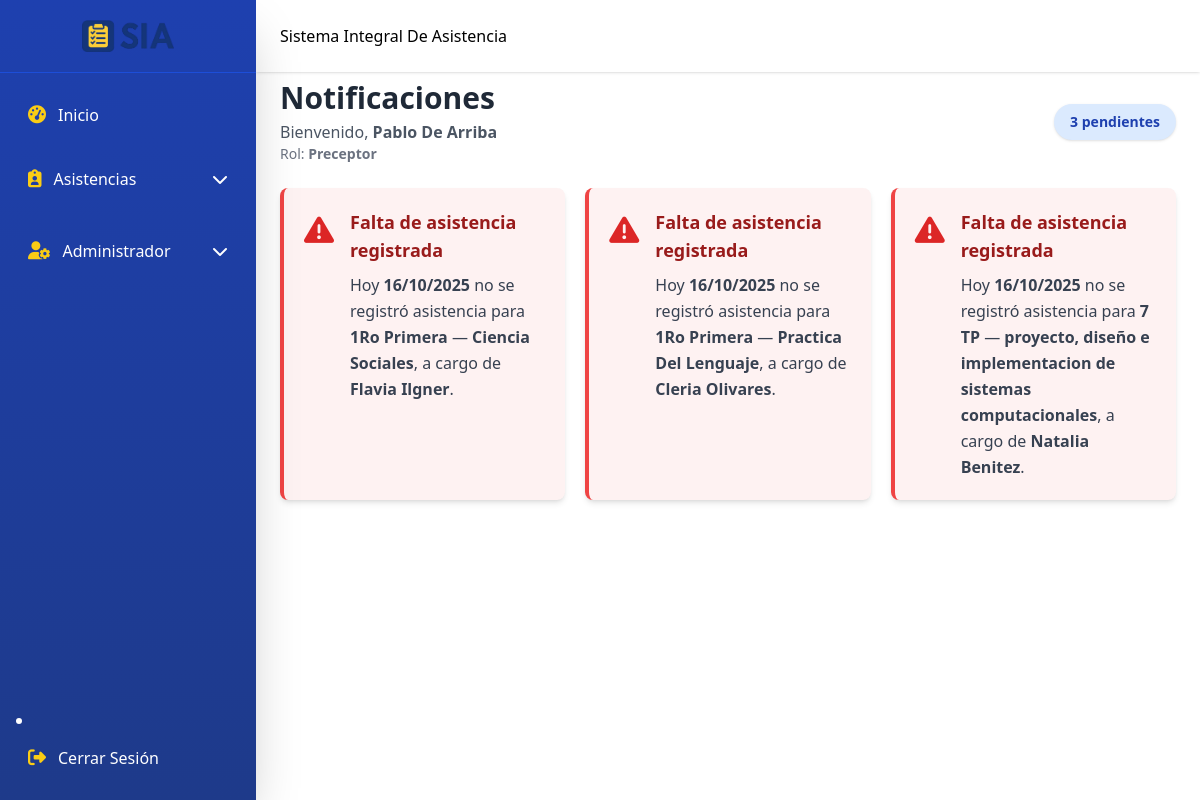
The page /index.php (signed in) on the database as committed earlier.
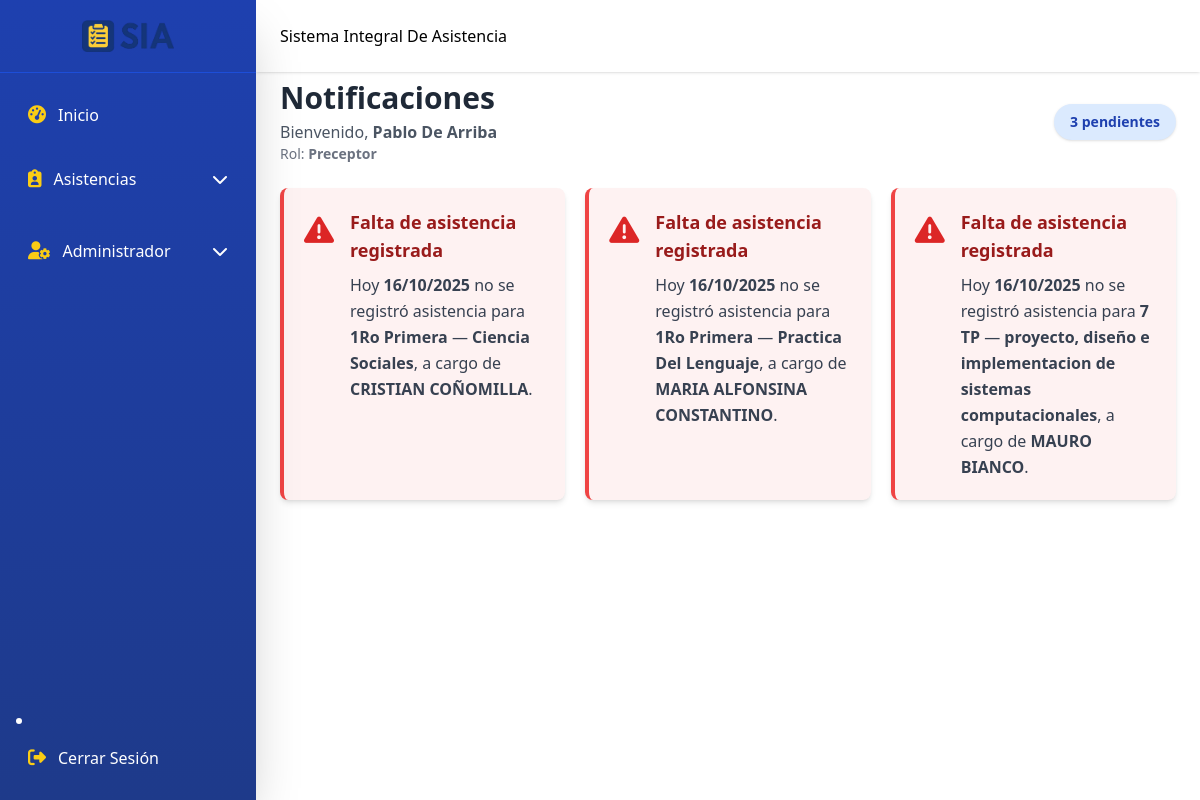
The same page on the database as committed later.
### tables this page shows
CREATE TABLE `courses` (
  `course_id` int(11) NOT NULL,
  `name` varchar(100) NOT NULL,
  `description` text DEFAULT NULL,
  `technical_degree` varchar(50) DEFAULT NULL
);

CREATE TABLE `teachers` (
  `teacher_id` int(11) NOT NULL,
  `user_id` int(11) DEFAULT NULL,
  `first_name` varchar(50) NOT NULL,
  `last_name` varchar(50) NOT NULL
);

CREATE TABLE `subjects` (
  `subject_id` int(11) NOT NULL,
  `name` varchar(100) NOT NULL,
  `description` text DEFAULT NULL,
  `course_id` int(11) DEFAULT NULL,
  `turno` enum('mañana','tarde') NOT NULL
);

### index.php (the view, shortened to what this page needs)
<?php
include 'includes/header.php';
include 'includes/sidebar.php';
include 'includes/navbar.php';
include 'includes/conn.php';
$today = (new DateTime())->format('Y-m-d');
$displayDate = (new DateTime())->format('d/m/Y');
$weekday = strtolower((new DateTime())->format('l'));
$role_name = '';
if (isset($role_id)) {
    $stmtRole = $conn->prepare("SELECT name FROM roles WHERE role_id = ?");
    $stmtRole->execute([$role_id]);
    $role_row = $stmtRole->fetch(PDO::FETCH_ASSOC);
    if ($role_row) {
        $role_name = $role_row['name'];
    }
}
$sql = "
    SELECT
        c.course_id, c.name AS course_name,
        s.subject_id, s.name AS subject_name,
        t.teacher_id, t.first_name AS teacher_fname, t.last_name AS teacher_lname,
        sch.group_id,
        g.name AS group_name
    FROM courses c
    JOIN schedules sch
        ON sch.course_id = c.course_id
        AND sch.weekday = :weekday
    LEFT JOIN groups g ON g.group_id = sch.group_id
    JOIN subjects s ON s.subject_id = sch.subject_id
    JOIN teachers t ON t.teacher_id = sch.teacher_id
    LEFT JOIN student_attendance sa
        ON sa.schedule_id = sch.schedule_id
        AND sa.attendance_date = :today
    WHERE sa.id IS NULL
    GROUP BY c.course_id, s.subject_id, sch.group_id
    ORDER BY c.name, s.name
";
$stmt = $conn->prepare($sql);
$stmt->bindValue(':today', $today);
$stmt->bindValue(':weekday', $weekday);
$stmt->execute();
$rows = $stmt->fetchAll(PDO::FETCH_ASSOC);
?>
<div class="flex-1 md:ml-64 transition-all duration-300">
  <main class="pt-20 p-6">
    <div class="flex flex-col md:flex-row items-start md:items-center justify-between mb-6 gap-3">
        <div>
            <h1 class="text-3xl font-bold text-gray-800">Notificaciones</h1>
            <p class="text-gray-600 mt-1">
                Bienvenido, <strong><?= htmlspecialchars($_SESSION['first_name'] . ' ' . $_SESSION['last_name']) ?></strong>
            </p>
            <p class="text-gray-500 text-sm">
                Rol: <strong><?= htmlspecialchars($role_name) ?></strong>
            </p>
        </div>
        <span class="px-4 py-2 text-sm font-semibold bg-blue-100 text-blue-800 rounded-full shadow">
            <?= count($rows); ?> pendientes
        </span>
    </div>
    <?php if (count($rows) > 0): ?>
      <div class="grid gap-5 sm:grid-cols-1 md:grid-cols-2 lg:grid-cols-3">
        <?php foreach ($rows as $row): ?>
          <div class="flex items-start p-5 bg-red-50 border-l-4 border-red-500 rounded-lg shadow-md hover:shadow-lg transition-shadow duration-300">
            <i class="fa-solid fa-triangle-exclamation text-red-600 text-3xl mr-4 mt-1"></i>
            <div>
              <p class="font-semibold text-red-800 text-lg">
                Falta de asistencia registrada
              </p>
              <p class="text-gray-700 mt-2 leading-relaxed">
                Hoy <strong><?= $displayDate ?></strong> no se registró asistencia
                para <strong><?= htmlspecialchars($row['course_name']) ?></strong>
                 — <strong><?= htmlspecialchars($row['subject_name']) ?></strong>,
                a cargo de <strong><?= htmlspecialchars($row['teacher_fname'].' '.$row['teacher_lname']) ?></strong>.
              </p>
            </div>
          </div>
        <?php endforeach; ?>
      </div>
    <?php endif; ?>
  </main>
</div>

Rows that differ between the two databases and show on the page:
changed through a linked row, courses "1Ro Primera": teachers.first_name+last_name "Flavia Ilgner" → "CRISTIAN COÑOMILLA"; teachers.first_name+last_name "Cleria Olivares" → "MARIA ALFONSINA CONSTANTINO"
changed through a linked row, courses "7 TP": teachers.first_name+last_name "Natalia Benitez" → "MAURO BIANCO"
